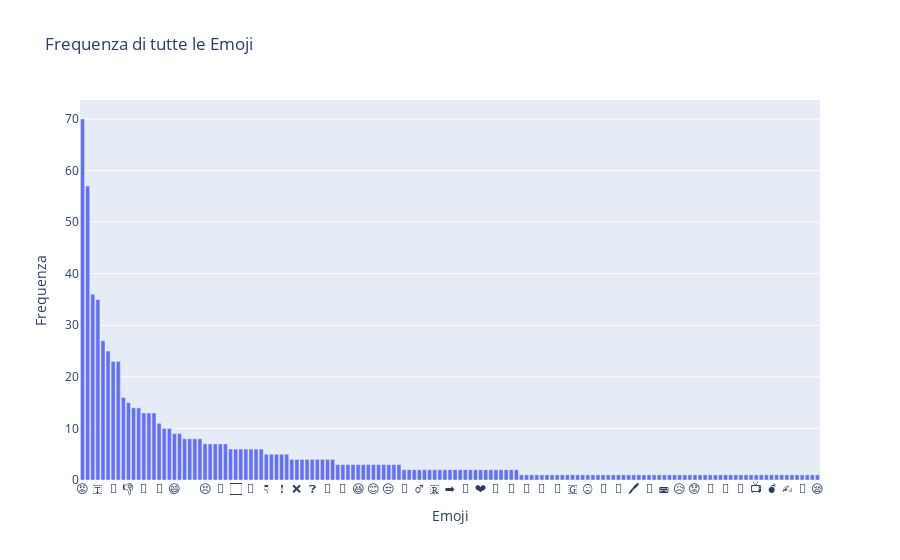

The notebook cell this image was saved under:
### Markdown cell above
# Esplorazione emoji più usate

### Code cell
total_tweets = len(df)
tweets_with_emojis = len(df[df['all_emoticons_emojis'] != ''])
percent_with_emojis = (tweets_with_emojis / total_tweets) * 100
print(f"Percentuale di tweet con emoji: {percent_with_emojis:.2f}%")

emoji_df = pd.DataFrame(emoji_frequencies.items(), columns=['Emoji', 'Frequenza'])
fig = px.bar(emoji_df.sort_values(by='Frequenza', ascending=False), x='Emoji', y='Frequenza', title='Frequenza di tutte le Emoji')
fig.show()

### Figure 1 — Plotly figure (JSON) as saved in the notebook; plotly's stock layout.template omitted (floating-point values rounded to 4 significant figures; data arrays with more than 128 entries replaced by an {"elided": "..."} marker saying what was removed)
{"data": [{"alignmentgroup": "True", "hovertemplate": "Emoji=%{x}<br>Frequenza=%{y}<extra></extra>", "legendgroup": "", "marker": {"color": "#636efa", "pattern": {"shape": ""}}, "name": "", "offsetgroup": "", "orientation": "v", "showlegend": false, "textposition": "auto", "type": "bar", "x": {"elided": "145 str values"}, "xaxis": "x", "y": {"elided": "145 int values"}, "yaxis": "y"}], "layout": {"barmode": "relative", "legend": {"tracegroupgap": 0}, "title": {"text": "Frequenza di tutte le Emoji"}, "xaxis": {"anchor": "y", "domain": [0, 1], "title": {"text": "Emoji"}}, "yaxis": {"anchor": "x", "domain": [0, 1], "title": {"text": "Frequenza"}}}}
